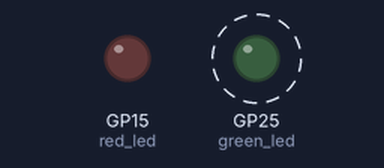
Recording of a program running on a simulated Raspberry Pi Pico running MicroPython. On the bench: output pins drawn as LEDs (lit = HIGH). Dashed ring = blinking. What the program prints to the serial console is not drawn. At 20.0 s the program stops and its outputs stay as they are.

Above: at 0.5 s.
At 3.5 s:
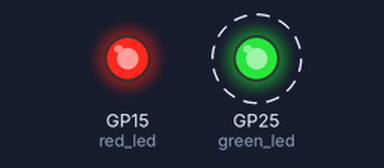
Timing chart, 0 to 5.2 s (numbered marks = the images above):
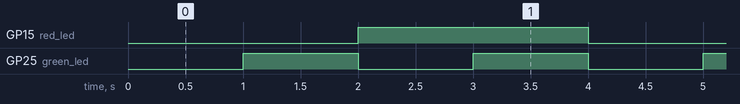

The program:

main2.py
```python
from machine import Timer, Pin

#tim = Timer(period=5000, mode=Timer.ONE_SHOT, callback=lambda t:print(1))
green_led = Pin("LED", Pin.OUT)
green_count = 0
def green_led_mycallback(t:Timer):
    global green_count
    green_count += 1
    #print(f"目前mycallback被執行:{count}次")
    green_led.toggle()
    print("green_led初執行")
    if green_count >= 10:
        t.deinit()

green_led_timer = Timer(period=1000, mode=Timer.PERIODIC, callback=green_led_mycallback)

red_count = 0
red_led = Pin(15, Pin.OUT)
def red_led_mycallback(t:Timer):
    global red_count
    red_count += 1
    #print(f"目前mycallback被執行:{count}次")
    red_led.toggle()
    print("red_led初執行")
    if red_count >= 10:
        t.deinit()

red_led_timer = Timer(period=2000, mode=Timer.PERIODIC, callback=red_led_mycallback)
```

Measured:
- by itself, GP15 (red_led): alternates HIGH for 2.0 s and LOW for 2.0 s
- by itself, GP25 (green_led): alternates HIGH for 1.0 s and LOW for 1.0 s, 10 changes in all, then stays LOW
